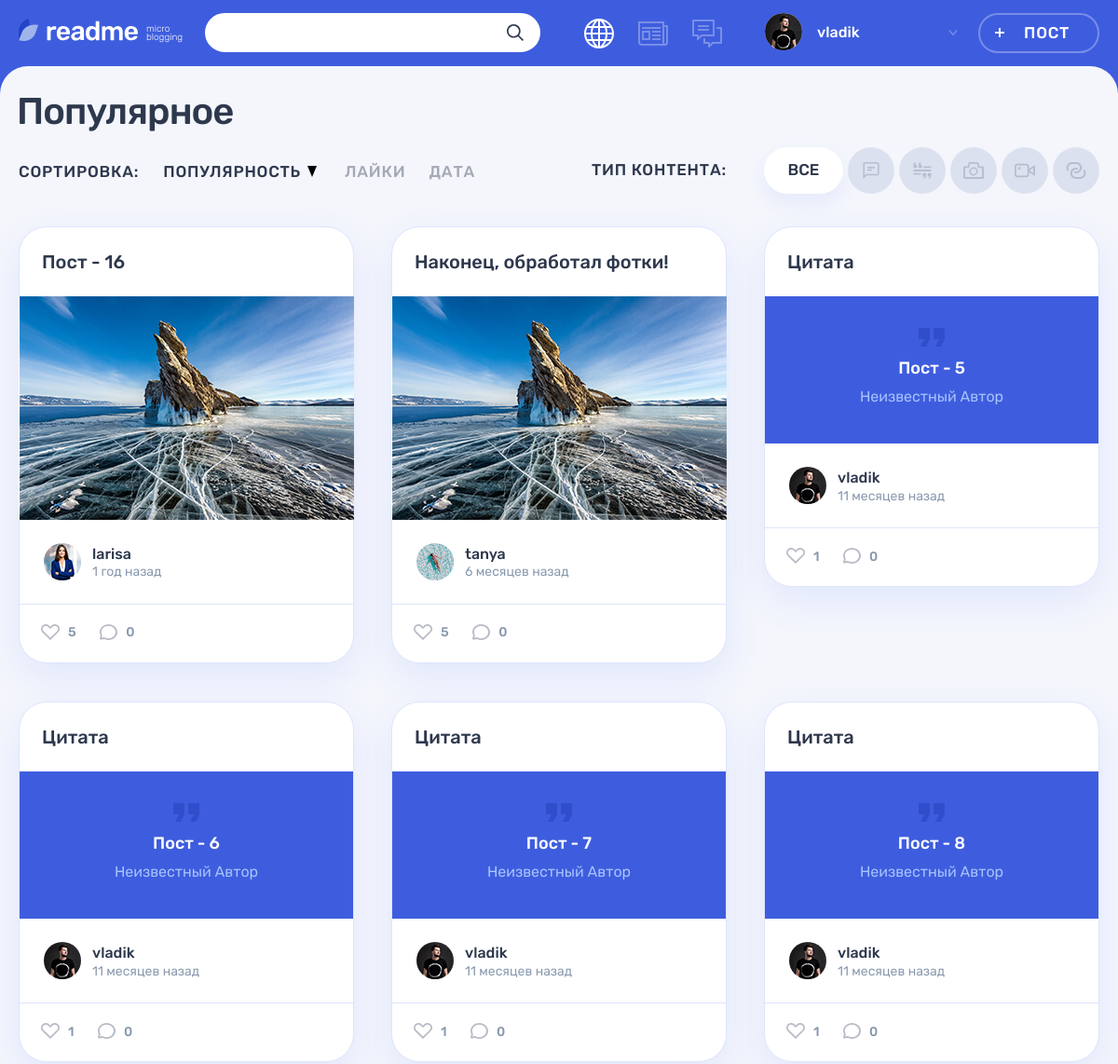
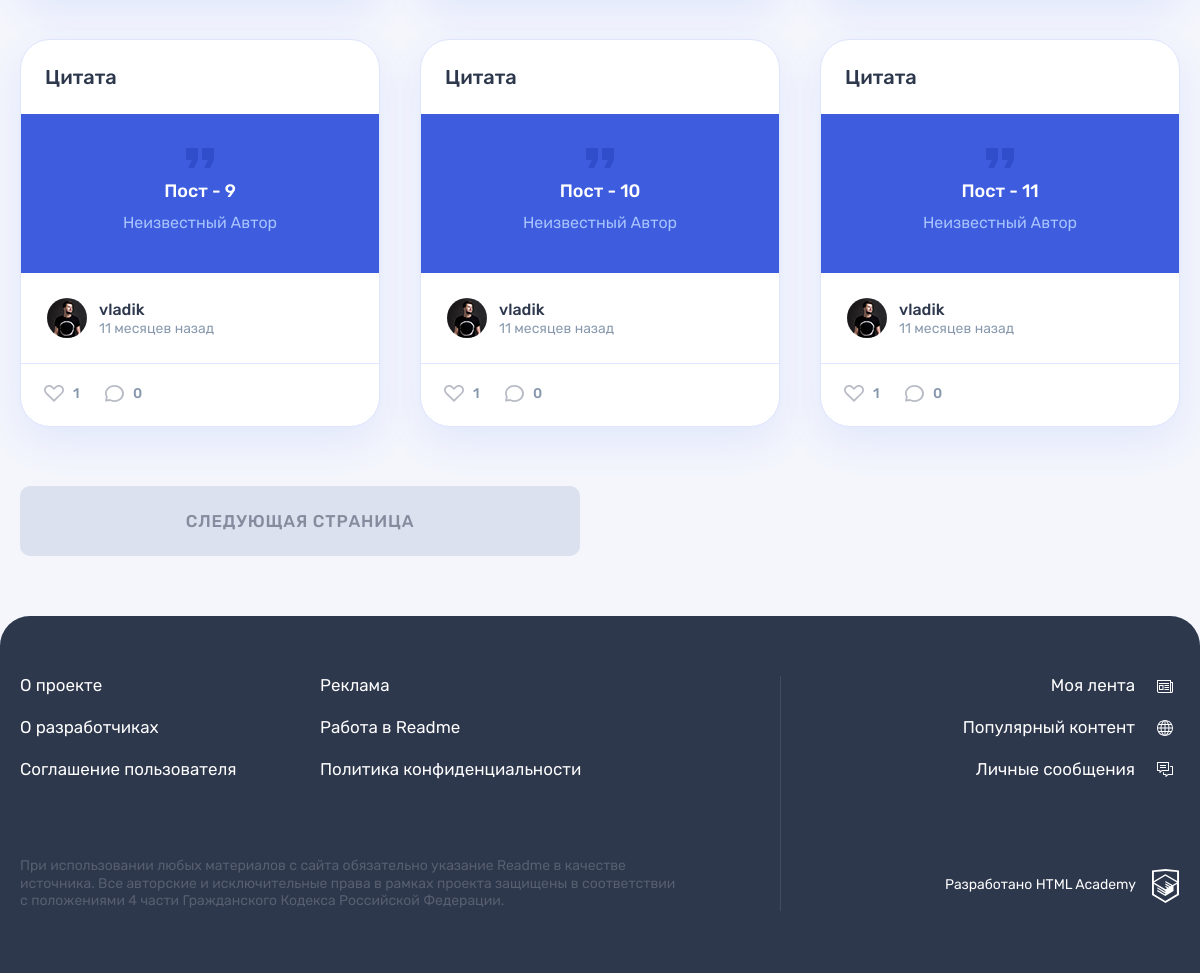
The app's page /popular.php (signed in) with its own data (2 pictures, top to bottom).
### tables this page shows
CREATE TABLE content_types (
  id  INT UNSIGNED AUTO_INCREMENT PRIMARY KEY NOT NULL,
  type_name VARCHAR(128) NOT NULL,
  class_name VARCHAR(128) NOT NULL
);

CREATE TABLE posts (
  id  INT UNSIGNED AUTO_INCREMENT PRIMARY KEY NOT NULL,
  date_add  DATETIME NOT NULL,
  title VARCHAR(128) NOT NULL,
  content TEXT NOT NULL,
  quote_author  VARCHAR(128),
  image VARCHAR(128),
  video VARCHAR(128),
  link  VARCHAR(128),
  views INT UNSIGNED NOT NULL DEFAULT 0,
  post_author_id INT UNSIGNED NOT NULL,
  content_type_id INT UNSIGNED NOT NULL,
  likes_count INT UNSIGNED NOT NULL DEFAULT 0,
  comments_count INT UNSIGNED NOT NULL DEFAULT 0,
  FOREIGN KEY (post_author_id) REFERENCES users(id),
  FOREIGN KEY (content_type_id) REFERENCES content_types(id)
);

CREATE TABLE users (
  id  INT UNSIGNED AUTO_INCREMENT PRIMARY KEY NOT NULL,
  date_add  DATETIME NOT NULL,
  email VARCHAR(128) NOT NULL,
  login VARCHAR(128) NOT NULL,
  password  CHAR(64) NOT NULL,
  avatar  VARCHAR(128),
  UNIQUE INDEX email(email),
  UNIQUE INDEX login(login)
);

### helpers.php (called while the page is built, shortened)
<?php
function get_noun_plural_form(int $number, string $one, string $two, string $many): string
{
    $number = (int)$number;
    $mod10 = $number % 10;
    $mod100 = $number % 100;
    switch (true) {
        case ($mod100 >= 11 && $mod100 <= 20):
            return $many;
        case ($mod10 > 5):
            return $many;
        case ($mod10 === 1):
            return $one;
    }
}
function include_template($name, array $data = [])
{
    $name = 'templates/' . $name;
    extract($data);
    require $name;
    $result = ob_get_clean();
    return $result;
}

### templates/main.php (the view, shortened to what this page needs)
<div class="container">
    <h1 class="page__title page__title--popular">Популярное</h1>
</div>
<div class="popular container">
    <div class="popular__filters-wrapper">
        <div class="popular__sorting sorting">
            <b class="popular__sorting-caption sorting__caption">Сортировка:</b>
            <ul class="popular__sorting-list sorting__list">
                <li class="sorting__item sorting__item--popular">
                    <a class="sorting__link <?= $sorting_type == 'popular' ? 'sorting__link--active' : '' ?> <?= $sorting_direction == 'asc' ? 'sorting__link--reverse' : '' ?>" href="?sorting-type=popular&sorting-direction=<?= $sorting_direction !== 'asc' ? 'asc' : 'desc' ?>">
                        <span>Популярность</span>
                        <svg class="sorting__icon" width="10" height="12">
                            <use xlink:href="#icon-sort"></use>
                        </svg>
                    </a>
                </li>
                <li class="sorting__item">
                    <a class="sorting__link <?= $sorting_type == 'likes' ? 'sorting__link--active' : '' ?> <?= $sorting_direction == 'asc' ? 'sorting__link--reverse' : '' ?>" href="?sorting-type=likes&sorting-direction=<?= $sorting_direction !== 'asc' ? 'asc' : 'desc' ?>">
                        <span>Лайки</span>
                    </a>
                </li>
                <li class="sorting__item">
                    <a class="sorting__link <?= $sorting_type == 'date' ? 'sorting__link--active' : '' ?> <?= $sorting_direction == 'asc' ? 'sorting__link--reverse' : '' ?>" href="?sorting-type=date&sorting-direction=<?= $sorting_direction !== 'asc' ? 'asc' : 'desc' ?>">
                        <span>Дата</span>
                    </a>
                </li>
            </ul>
        </div>
        <div class="popular__filters filters">
            <b class="popular__filters-caption filters__caption">Тип контента:</b>
            <ul class="popular__filters-list filters__list">
                <li class="popular__filters-item popular__filters-item--all filters__item filters__item--all">
                    <a class="filters__button filters__button--ellipse filters__button--all <?= !$post_type ? 'filters__button--active' : '' ?>" href="popular.php">
                        <span>Все</span>
                    </a>
                </li>
                <?php foreach ($content_types as $content_type): ?>
                  <li class="popular__filters-item filters__item">
                      <a class="filters__button filters__button--<?= $content_type['class_name'] ?> button <?= $post_type == $content_type[id] ? 'filters__button--active' : '' ?>" href="?post-type=<?= $content_type['id'] ?>">
                          <svg class="filters__icon" width="22" height="18">
                              <use xlink:href="#icon-filter-<?= $content_type['class_name'] ?>"></use>
                          </svg>
                      </a>
                  </li>
              <?php endforeach; ?>
            </ul>
        </div>
    </div>
    <div class="popular__posts">
        <?php foreach ($posts as $post_number => &$post):
        ?>
        <article class="popular__post post post-<?= $post['class_name'] ?>">
            <header class="post__header">
                <h2>
                    <a href="post.php?id=<?=$post['post_id']?>"><?= $post['title'] ?></a>
                </h2>
            </header>
            <div class="post__main">
                <?php if ($post['class_name'] == "quote"): ?>
                <blockquote>
                    <?= crop_text($post['content']) ?>
                    <?php if ($post['quote_author']): ?>
                      <cite><?= $post['quote_author'] ?></cite>
                    <?php else: ?>
                      <cite>Неизвестный Автор</cite>
                    <?php endif; ?>
                </blockquote>
                <?php elseif ($post['class_name'] == "photo"): ?>
                <div class="post-photo__image-wrapper">
                    <img src="<?= $post['image'] ?>" alt="Фото от пользователя" width="360" height="240">
                </div>
                <?php elseif ($post['class_name'] == "text"): ?>
                <?= crop_text($post['content']) ?>
                <?php endif; ?>
            </div>
            <footer class="post__footer">
                <div class="post__author">
                    <a class="post__author-link" href="profile.php?user=<?=$post['post_author_id']?>" title="Автор">
                        <div class="post__avatar-wrapper">
                            <img class="post__author-avatar" src="<?= $post['avatar'] ?>" alt="Аватар пользователя">
                        </div>
                        <div class="post__info">
                            <b class="post__author-name"><?= $post['login'] ?></b>
                            <time class="post__time" datetime="<?= $post['date_add'] ?>" title="<?= date("Y-m-d H:i:s", strtotime($post['date_add'])) ?>"><?= get_post_interval($post['date_add'], 'назад') ?></time>
                        </div>
                    </a>
                </div>
                <div class="post__indicators">
                    <div class="post__buttons">
                        <a class="post__indicator post__indicator--likes button" href="?post-id=<?= $post['post_id'] ?>" title="Лайк">
                            <svg class="post__indicator-icon" width="20" height="17">
                                <use xlink:href="#icon-heart"></use>
                            </svg>
                            <span><?= $post['likes_count'] ?></span>
                        </a>
                        <a class="post__indicator post__indicator--comments button" href="#" title="Комментарии">
                            <svg class="post__indicator-icon" width="19" height="17">
                                <use xlink:href="#icon-comment"></use>
                            </svg>
                            <span>0</span>
                        </a>
                    </div>
                </div>
            </footer>
        </article>
        <?php endforeach; ?>
    </div>
    <?php if($pages_count > 1): ?>
    <div class="popular__page-links">
        <?php if($current_page < $pages_count): ?>
            <a class="popular__page-link popular__page-link--next button button--gray" href="/popular.php?page=<?= $page_next ?>">Следующая страница</a>
        <?php endif; ?>
    </div>
    <?php endif; ?>
</div>

### includes/functions.inc.php (shortened to what this page needs)
<?php
function select_query($con, $sql, $type = 'all')
{
    mysqli_set_charset($con, "utf8");
    $result = mysqli_query($con, $sql) or trigger_error("Ошибка в запросе к базе данных: ".mysqli_error($con), E_USER_ERROR);
    if ($type == 'row') {
        return mysqli_fetch_row($result)[0];
    }
    return mysqli_fetch_all($result, MYSQLI_ASSOC);
}
function crop_text($text, $characters_count = 300)
{
    if (mb_strlen($text) <= $characters_count) {
        return '<p>' . $text . '</p>';
    }
}
function get_post_interval($post_time, $caption)
{
    $current_time = date_create();
    $interval = date_diff(date_create($post_time), $current_time);
    $years = floor($interval->y);
    $months = floor($interval->m);
    $days = floor($interval->d);
    $weeks = floor($days / 7);
    $hours = floor($interval->h);
    $minutes = floor($interval->i);
    if ($years) {
        $time = $years . ' ' . get_noun_plural_form($years, 'год', 'года', 'лет') . ' ' . $caption;
    } elseif ($months) {
        $time = $months . ' ' . get_noun_plural_form($months, 'месяц', 'месяца', 'месяцев') . ' ' . $caption;
    } elseif ($days > 7) {
        $time = $weeks . ' ' . get_noun_plural_form($weeks, 'неделя', 'недели', 'недель') . ' ' . $caption;
    } elseif ($days) {
        $time = $days . ' ' . get_noun_plural_form($days, 'день', 'дня', 'дней') . ' ' . $caption;
    } elseif ($hours) {
        $time = $hours . ' ' . get_noun_plural_form($hours, 'час', 'часа', 'часов') . ' ' . $caption;
    } elseif ($minutes) {
        $time = $minutes . ' ' . get_noun_plural_form($minutes, 'минута', 'минуты', 'минут') . ' ' . $caption;
    } else {
        $time = 'Только что';
    }
    return $time;
}

### records on screen
posts: title "Пост - 16", image (picture), post_author.avatar (picture), post_author.login "larisa", post_author.date_add "1 год назад", likes_count "5"
posts: title "Наконец, обработал фотки!", image (picture), post_author.avatar (picture), post_author.login "tanya", post_author.date_add "6 месяцев назад", likes_count "5"
posts: title "Цитата", content "Пост - 5", shows "Неизвестный Автор", post_author.avatar (picture), post_author.login "vladik", post_author.date_add "11 месяцев назад", likes_count "1"
posts: title "Цитата", content "Пост - 6", shows "Неизвестный Автор", post_author.avatar (picture), post_author.login "vladik", post_author.date_add "11 месяцев назад", likes_count "1"
posts: title "Цитата", content "Пост - 7", shows "Неизвестный Автор", post_author.avatar (picture), post_author.login "vladik", post_author.date_add "11 месяцев назад", likes_count "1"
posts: title "Цитата", content "Пост - 8", shows "Неизвестный Автор", post_author.avatar (picture), post_author.login "vladik", post_author.date_add "11 месяцев назад", likes_count "1"
posts: title "Цитата", content "Пост - 9", shows "Неизвестный Автор", post_author.avatar (picture), post_author.login "vladik", post_author.date_add "11 месяцев назад", likes_count "1"
posts: title "Цитата", content "Пост - 10", shows "Неизвестный Автор", post_author.avatar (picture), post_author.login "vladik", post_author.date_add "11 месяцев назад", likes_count "1"
posts: title "Цитата", content "Пост - 11", shows "Неизвестный Автор", post_author.avatar (picture), post_author.login "vladik", post_author.date_add "11 месяцев назад", likes_count "1"

### other values on screen
$user_name "vladik"
